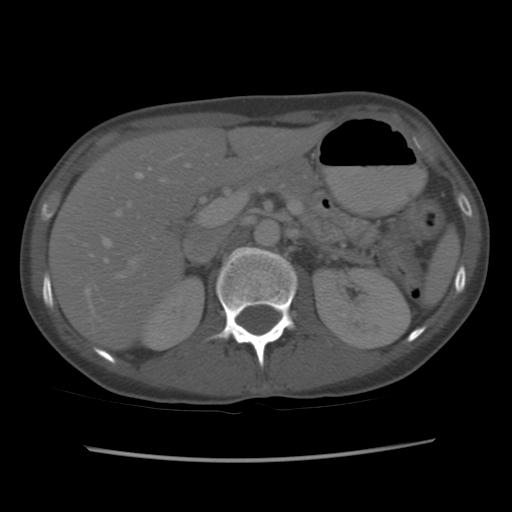
#> input picture lab4/fegato.jpg, 512 x 512 px
$ python lab04.py
#> lines starting #> are read from the running program, lines starting #| are printed output that depends on the picture
# -*- coding: utf-8 -*-
"""lab04.ipynb

"""

#%%
import os
import sys
import skimage.io as img
import matplotlib.pyplot as plt
import numpy as np
import skimage
import plotly.express as px
from skimage.color import rgb2gray
#%%

path = ''
filename = 'fegato.jpg'
I = img.imread(path+filename)  # uint8
#> I is the input picture: shape (512, 512, 3); min 0, max 255, mean 43.2
I_float = skimage.img_as_float(I)
I_gray = skimage.color.rgb2gray(I_float)


# %whos
print(f"Dimensioni immagine: {I_gray.shape}")
#| Dimensioni immagine: (512, 512)

# Visualizzare l'immagine (con colorbar)
fig = plt.figure(figsize=(15, 5))
ax1 = plt.subplot(1, 2, 1)
z1_plot = ax1.imshow(I, cmap=plt.cm.gray)
fig.colorbar(z1_plot,ax=ax1)
ax1.set_title('Immagine Originale')
ax2 = plt.subplot(1, 2, 2)
z2_plot = ax2.imshow(I_gray, cmap=plt.cm.gray)
fig.colorbar(z2_plot,ax=ax2)
ax2.set_title('Immagine grayscale')

plt.show()
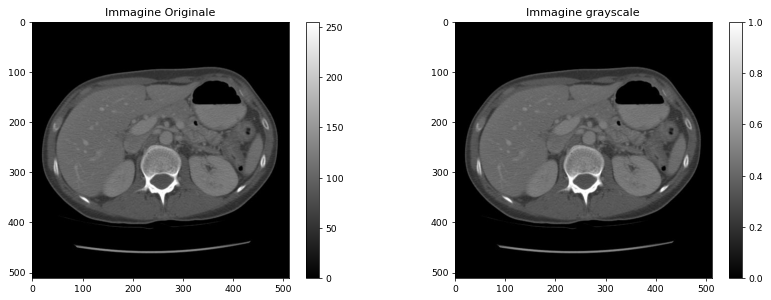
#> figure drawn by matplotlib, 4 panels
#%%

#Leggere l'immagine binaria che contiene la segmentazione manuale del fegato

filename = 'fegato_mask.png'
#> (the run stopped early here; a loop or call above may not have finished)

$ run again, with Filtering immages/Caras.jpg copied over lab4/fegato.jpg
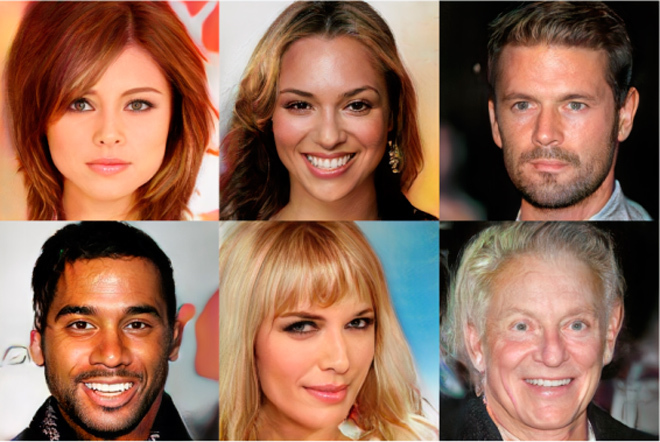
#> input picture Filtering immages/Caras.jpg, 660 x 442 px
#> I is the input picture: shape (442, 660, 3); mean R, G, B 145.4, 105.3, 86.2
#> `I_gray = skimage.color.rgb2gray(I_float)`:
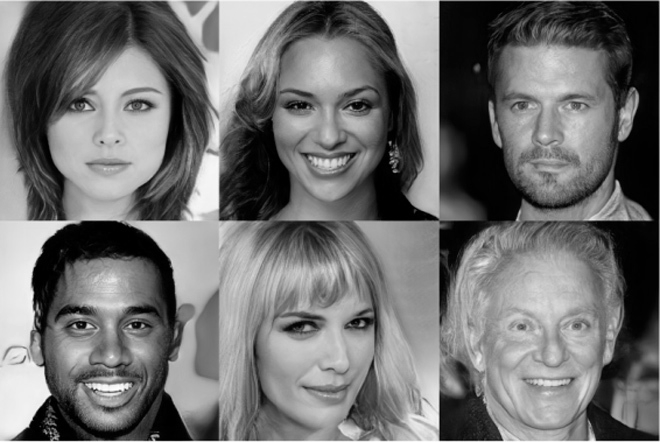
#> I_gray: shape (442, 660) float64; min 0, max 0.997, mean 0.441
#| Dimensioni immagine: (442, 660)
#> `plt.show()`:
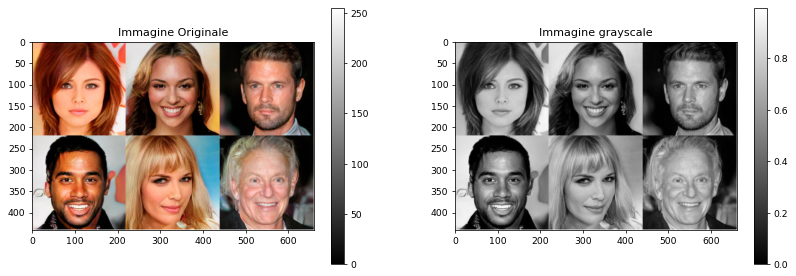
#> figure drawn by matplotlib, 4 panels
